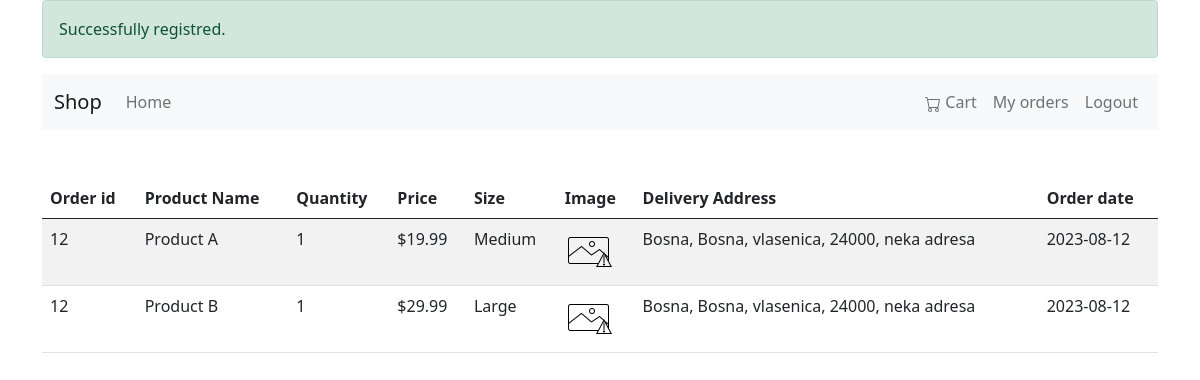
Screenshot of /ecom/orders.php (signed in) with the database file from the repository.
### tables this page shows
CREATE TABLE `order_items` (
  `order_items_id` int(11) NOT NULL,
  `order_id` int(11) NOT NULL,
  `product_id` int(11) NOT NULL,
  `quantity` varchar(255) NOT NULL
);

CREATE TABLE `orders` (
  `order_id` int(11) NOT NULL,
  `user_id` int(11) NOT NULL,
  `delivery_address` varchar(255) NOT NULL,
  `created_at` date NOT NULL DEFAULT current_timestamp()
);

CREATE TABLE `products` (
  `product_id` int(11) NOT NULL,
  `name` varchar(255) NOT NULL,
  `price` varchar(255) NOT NULL,
  `size` varchar(255) NOT NULL,
  `image` varchar(255) NOT NULL DEFAULT 'error.png',
  `created_at` datetime NOT NULL DEFAULT current_timestamp()
);

### ecom/app/classes/Order.php (called while the page is built, shortened)
<?php
class Order extends Cart{
    protected $conn;
    public function __construct(){
        global $conn;
        $this->conn = $conn;
    }
    public function get_orders(){
        $user_id = $_SESSION['user_id'];
        $sql = "SELECT orders.order_id,orders.delivery_address,orders.created_at,order_items.quantity,products.name,products.size,products.image,products.price
        FROM orders
        INNER JOIN order_items ON order_items.order_id = orders.order_id
        INNER JOIN products ON order_items.product_id = products.product_id
        WHERE orders.user_id = ?";
        $stmt = $this->conn->prepare($sql);
        $stmt->bind_param("i",$user_id);
        $stmt->execute();
        $result = $stmt->get_result();
        return $result->fetch_all(MYSQLI_ASSOC);
    }
}

### ecom/orders.php (the view, shortened to what this page needs)
<?php
require_once "inc/header.php";
require_once "app/classes/Cart.php";
require_once "app/classes/Order.php";
$order = new Order();
$orders = $order->get_orders();
?>
<table class="table table-striped">
    <thead>
        <tr>
            <th scope="col">Order id</th>
            <th scope="col">Product Name</th>
            <th scope="col">Quantity</th>
            <th scope="col">Price</th>
            <th scope="col">Size</th>
            <th scope="col">Image</th>
            <th scope="col">Delivery Address</th>
            <th scope="col">Order date</th>
        </tr>
    </thead>
    <tbody>
        <?php foreach($orders as $order):?>
            <tr>
                <td><?php echo $order['order_id']?></td>
                <td><?php echo $order['name']?></td>
                <td><?php echo $order['quantity']?></td>
                <td>$<?php echo $order['price']?></td>
                <td><?php echo $order['size']?></td>
                <td><img src="public/product_img/<?php echo $order['image']?>" height="50px"></td>
                <td><?php echo $order['delivery_address']?></td>
                <td><?php echo $order['created_at']?></td>
            </tr>
        <?php endforeach;?>
    </tbody>
</table>
<?php require_once "inc/footer.php"; ?>

### rows the page displays
order_items: order.order_id "12", product.name "Product A", quantity "1", product.price "19.99", product.size "Medium", product.image (picture), order.delivery_address "Bosna, Bosna, vlasenica, 24000, neka adresa", order.created_at "2023-08-12"
order_items: order.order_id "12", product.name "Product B", quantity "1", product.price "29.99", product.size "Large", product.image (picture), order.delivery_address "Bosna, Bosna, vlasenica, 24000, neka adresa", order.created_at "2023-08-12"

### other values shown
$_SESSION['message']['text'] "Successfully registred."
